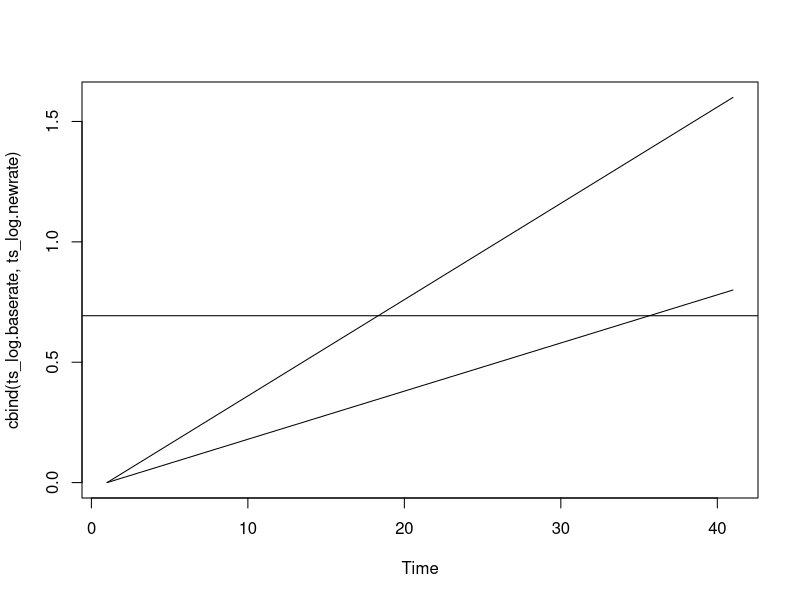
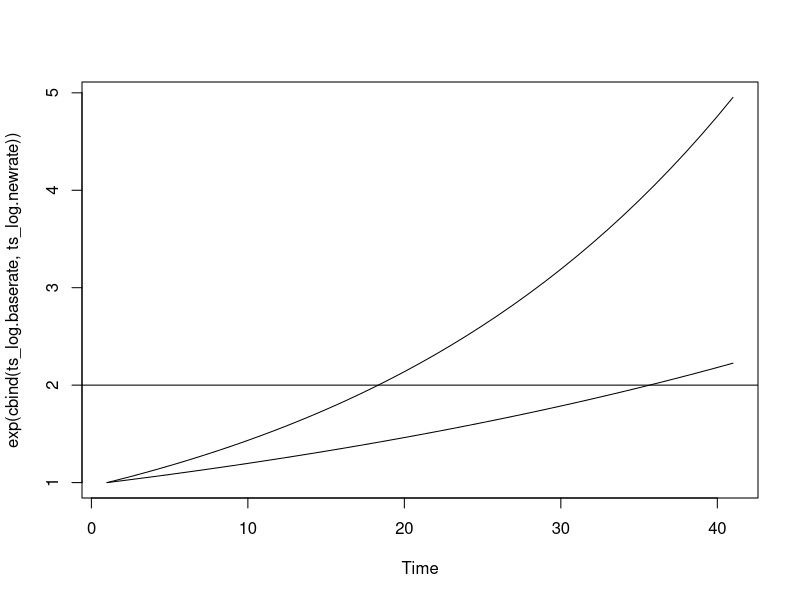
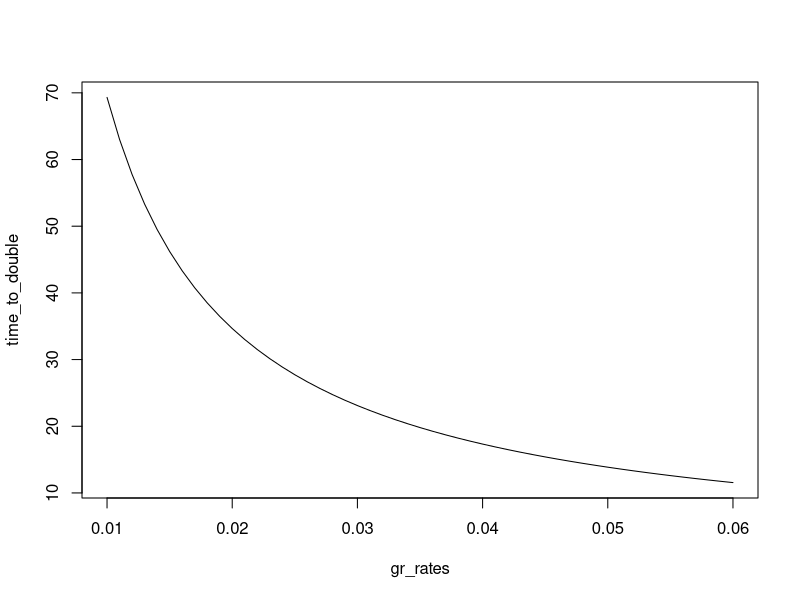
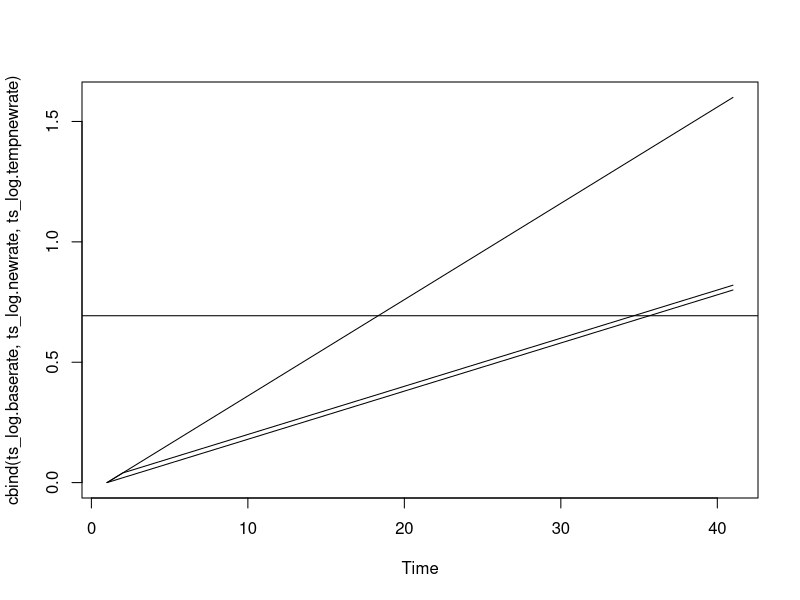
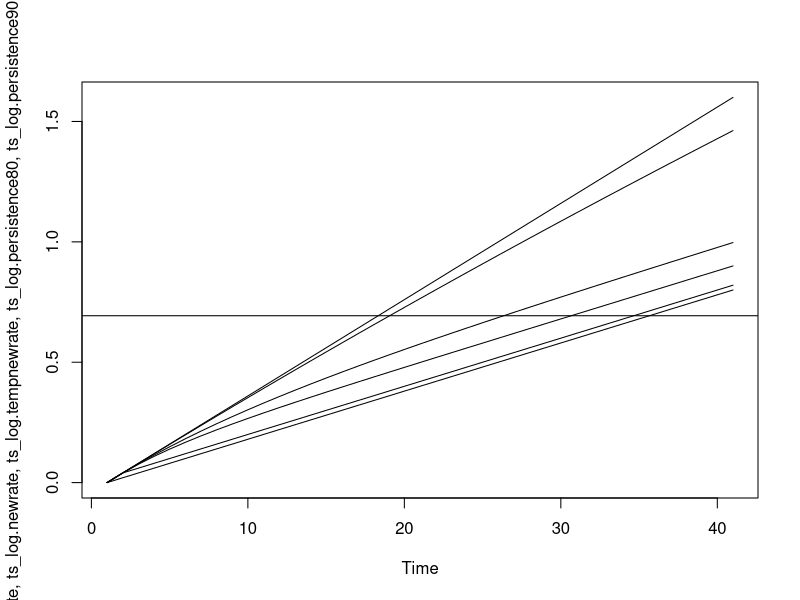

R code for these plots, in order:
## ---- chunk 1
finalT = 40
xvals = 0:finalT
level.start = 1
level.target = 2*level.start
base.rate = 0.02
new.rate = 0.04

rates_base = c(0,rep(base.rate, finalT))
rates_new =  c(0,rep(new.rate, finalT))

values.log.baserate = cumsum(rates_base) + log(level.start)
values.log.newrate = cumsum(rates_new) + log(level.start)

ts_log.baserate = as.ts(values.log.baserate, start=0)
ts_log.newrate = as.ts(values.log.newrate, start=0)
plot(cbind(ts_log.baserate,ts_log.newrate),
     plot.type="single")
abline(h=log(level.target) )
## ---- chunk 2
plot(exp(cbind(ts_log.baserate,ts_log.newrate)),
     plot.type="single")
abline(h=level.target )
## ---- chunk 3
gr_rates = seq(0.01,0.06,0.001)
time_to_double = log(2)/gr_rates
plot(gr_rates,time_to_double, type="l")
## ---- chunk 4
double_period_base_rate = which.max(values.log.baserate >= (log(2)+log(level.start))) -1
double_period_base_rate
## ---- chunk 5
diff.rate =  new.rate -base.rate 
rates_tempnew = rates_base
rates_tempnew[2] = new.rate
values.log.tempnewrate = cumsum(rates_tempnew) + log(level.start)
double_period_tempnew_rate = which.max(values.log.tempnewrate >= (log(2)+log(level.start))) -1
ts_log.tempnewrate = as.ts(values.log.tempnewrate, start=0)
plot(cbind(ts_log.baserate,ts_log.newrate, ts_log.tempnewrate),
     plot.type="single")
abline(h=log(level.target) )
## ---- chunk 6
persistence80 = 0.8
persistence90 = 0.9
persistence99 = 0.99

rates_80_coeffs = c(c(0,1), cumprod(rep(persistence80,finalT-1)) )
rates_90_coeffs = c(c(0,1), cumprod(rep(persistence90,finalT-1)) )
rates_99_coeffs = c(c(0,1), cumprod(rep(persistence99,finalT-1)) )

rates_80 = rates_base + (diff.rate*rates_80_coeffs)
rates_90 = rates_base + (diff.rate*rates_90_coeffs)
rates_99 = rates_base + (diff.rate*rates_99_coeffs)

values.log.persistence_80 = cumsum(rates_80) + log(level.start)
values.log.persistence_90 = cumsum(rates_90) + log(level.start)
values.log.persistence_99 = cumsum(rates_99) + log(level.start)

double_period_persistence_80 = which.max(values.log.persistence_80 >= (log(2)+log(level.start))) -1
double_period_persistence_90 = which.max(values.log.persistence_90 >= (log(2)+log(level.start))) -1
double_period_persistence_99 = which.max(values.log.persistence_99 >= (log(2)+log(level.start))) -1

ts_log.persistence80 = as.ts(values.log.persistence_80, start=0)
ts_log.persistence90 = as.ts(values.log.persistence_90, start=0)
ts_log.persistence99 = as.ts(values.log.persistence_99, start=0)

plot(cbind(ts_log.baserate,ts_log.newrate, ts_log.tempnewrate,
           ts_log.persistence80, ts_log.persistence90,  ts_log.persistence99),
     plot.type="single")
abline(h=log(level.target) )
